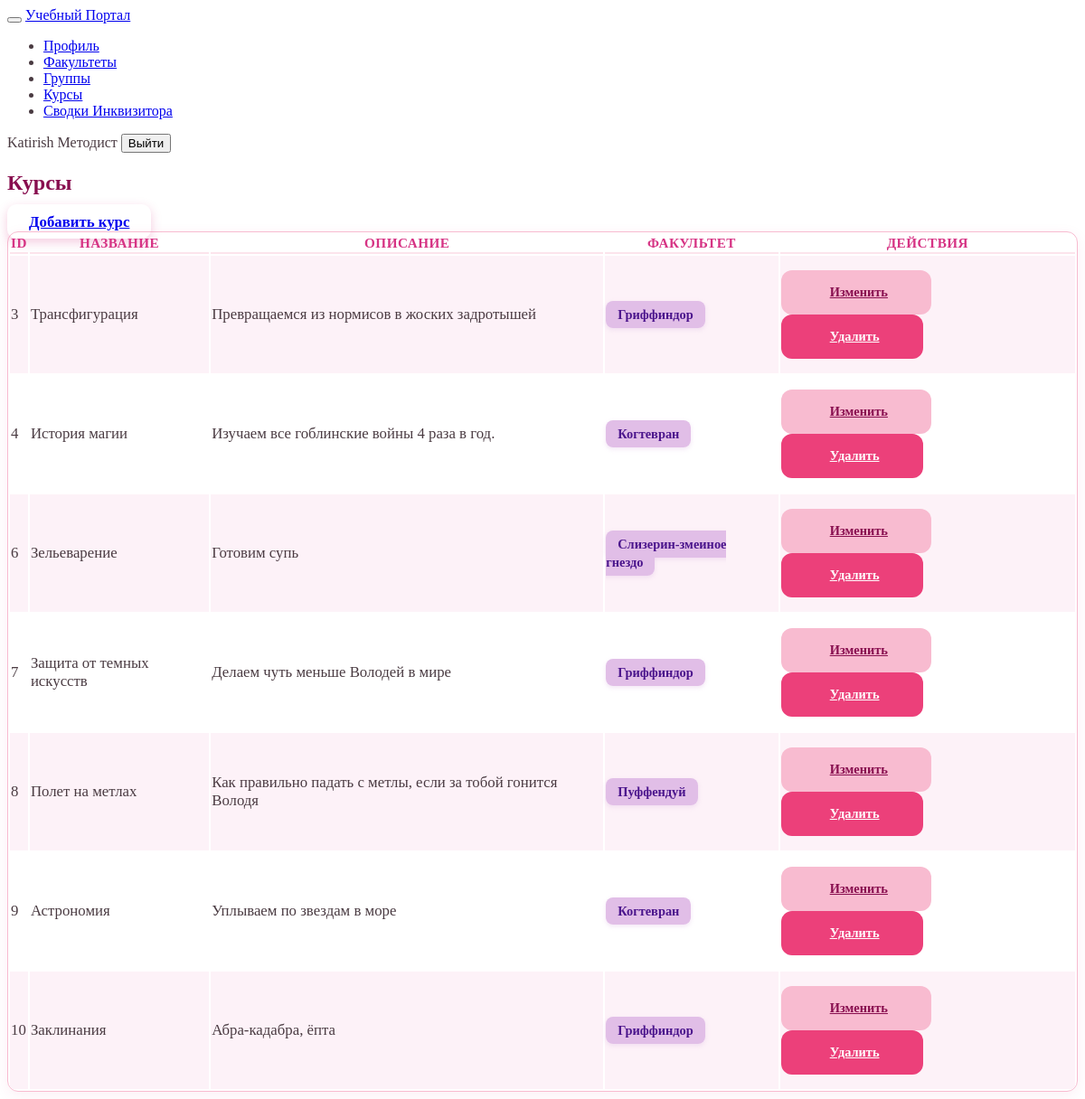
The app's page /courses/ (signed in) with its own data.
### accounts/models.py (models this page shows, shortened)
class Course(models.Model):
    title = models.CharField(max_length=200)
    description = models.TextField(blank=True)
    department = models.ForeignKey(
        Department,
        on_delete=models.CASCADE,
        related_name='courses'
    )

class Department(models.Model):
    name = models.CharField(max_length=100)

### accounts/views.py (the view)
# urls.py: path('courses/', views.course_list, name='course_list'),
@login_required
def course_list(request):
    courses = Course.objects.select_related('department').all()
    return render(request, 'course_list.html', {
        'courses': courses,
        'is_methodist': is_methodist(request.user),
    })

### accounts/views.py (called while the page is built)
def is_methodist(user):
    return user.groups.filter(
        name='Методист'
    ).exists()

### templates/course_list.html (shortened to what this page needs)
{% extends 'base.html' %}
{% block content %}
<div class="page-header d-print-none mb-4">
    <div class="row align-items-center">
        <div class="col">
            <h2 class="page-title" style="font-weight: 700; color: #880e4f;">Курсы</h2>
        </div>
        {% if is_methodist %}
        <div class="col-auto ms-auto">
            <a href="{% url 'course_create' %}" class="btn btn-primary btn-add-main d-inline-flex align-items-center">
                 Добавить курс
            </a>
        </div>
        {% endif %}
    </div>
</div>
<div class="card shadow-sm">
    <div class="table-responsive">
        <table class="table table-vcenter card-table table-striped">
            <thead>
                <tr>
                    <th>ID</th>
                    <th>Название</th>
                    <th>Описание</th>
                    <th>Факультет</th>
                    {% if is_methodist %}<th class="w-1 text-center">Действия</th>{% endif %}
                </tr>
            </thead>
            <tbody>
                {% for course in courses %}
                <tr>
                    <td class="text-muted">{{ course.id }}</td>
                    <td class="fw-bold">{{ course.title }}</td>
                    <td class="text-muted small">{{ course.description|truncatewords:12 }}</td>
                    <td>
                        <span class="badge badge-dept">
                            {{ course.department.name }}
                        </span>
                    </td>
                    {% if is_methodist %}
                    <td>
                        <div class="btn-list flex-nowrap justify-content-center">
                            <a href="{% url 'course_update' course.id %}" class="btn btn-action btn-edit">
                                 Изменить
                            </a>
                            <a href="{% url 'course_delete' course.id %}" class="btn btn-action btn-delete">
                                 Удалить
                            </a>
                        </div>
                    </td>
                    {% endif %}
                </tr>
                {% empty %}
                <tr><td colspan="5" class="text-center text-muted py-5">Курсы пока не добавлены</td></tr>
                {% endfor %}
            </tbody>
        </table>
    </div>
</div>
{% endblock %}

### templates/base.html (shortened to what this page needs)
{% load static %}
<!DOCTYPE html>
<html lang="ru">
<head>
    <link href="https://cdn.jsdelivr.net/npm/@tabler/core@1.0.0-beta20/dist/css/tabler.min.css" rel="stylesheet"/>
    <link href="https://cdn.jsdelivr.net/npm/@tabler/core@1.0.0-beta20/dist/css/tabler-flags.min.css" rel="stylesheet"/>
    <link href="https://cdn.jsdelivr.net/npm/@tabler/core@1.0.0-beta20/dist/css/tabler-payments.min.css" rel="stylesheet"/>
    <link href="https://cdn.jsdelivr.net/npm/@tabler/core@1.0.0-beta20/dist/css/tabler-vendors.min.css" rel="stylesheet"/>
    <link href="https://cdn.jsdelivr.net/npm/@tabler/icons@2.40.0/iconfont/tabler-icons.min.css" rel="stylesheet"/>
    <link href="https://cdn.jsdelivr.net/npm/@tabler/core@1.0.0-beta20/dist/css/tabler.min.css" rel="stylesheet"/>
    {% load static %}
    <link href="{% static 'css/custom-tabler.css' %}" rel="stylesheet"/>
</head>
<body class="layout-fluid">
    <header class="navbar navbar-expand-md d-print-none">
        <div class="container-xl">
            <button class="navbar-toggler" type="button" data-bs-toggle="collapse" data-bs-target="#navbar-menu">
            </button>
            <a href="/" class="navbar-brand navbar-brand-autodark d-none-navbar-horizontal pe-0 pe-md-3">
                Учебный Портал
            </a>
            <div class="collapse navbar-collapse" id="navbar-menu">
                <ul class="navbar-nav pt-lg-3">
                    <li class="nav-item"><a class="nav-link" href="/profile/">Профиль</a></li>
                    <li class="nav-item"><a class="nav-link" href="/departments/">Факультеты</a></li>
                    <li class="nav-item"><a class="nav-link" href="/groups/">Группы</a></li>
                    <li class="nav-item"><a class="nav-link" href="/courses/">Курсы</a></li>
                    {% if is_methodist %}
                    <li class="nav-item">
                        <a class="nav-link {% if request.resolver_match.url_name == 'dashboard' %}active{% endif %}"
                           href="{% url 'dashboard' %}">
                             Сводки Инквизитора
                        </a>
                    </li>
                    {% endif %}
                </ul>
            </div>
            <div class="my-2 my-md-0 flex-grow-1 flex-md-grow-0 order-first order-md-last">
                {% if user.is_authenticated %}
                    <span class="badge bg-primary me-2">{{ user.username }}</span>
                    {% if is_methodist %}
                        <span class="badge bg-success me-2">Методист</span>
                    {% endif %}
                    <form method="post" action="{% url 'logout' %}" style="display:inline;">
                        <button type="submit" class="btn btn-sm btn-outline-danger">Выйти</button>
                    </form>
                {% else %}
                    <a href="{% url 'login' %}" class="btn btn-sm btn-primary">Войти</a>
                {% endif %}
            </div>
        </div>
    </header>
    <div class="page-wrapper">
        <div class="page-body">
            <div class="container-xl">
                {% block content %}
                {% endblock %}
            </div>
        </div>
    </div>
</body>
</html>

### static/css/custom-tabler.css (style rules this page uses)
:root { --tblr-body-bg: #fff0f5; --tblr-primary: #d63384; --tblr-primary-rgb: 214, 51, 132; --tblr-card-bg: #ffffff; --tblr-border-color: #f8bbd0; }
body { font-size: 16px; color: #4a3b42; }
.table thead th { font-size: 0.95rem; text-transform: uppercase; letter-spacing: 0.5px; color: #d63384; font-weight: 700; border-bottom: 2px solid #fce4ec !important; }
.table td { font-size: 1.05rem; vertical-align: middle; padding-top: 1rem !important; padding-bottom: 1rem !important; }
.table-striped > tbody > tr:nth-of-type(odd) > * { background-color: #fdf2f8; }
.card { border: 1px solid var(--tblr-border-color); box-shadow: 0 4px 15px rgba(214, 51, 132, 0.08); border-radius: 12px; overflow: hidden; }
.badge-dept { background-color: #e1bee7 !important; color: #4a148c !important; font-weight: 600; padding: 0.5em 0.9em; border-radius: 8px; font-size: 0.9rem; box-shadow: 0 2px 5px rgba(225, 190, 231, 0.4); }
.btn-action { display: inline-flex; align-items: center; justify-content: center; gap: 6px; padding: 1rem 3rem; border-radius: 12px; font-size: 0.9rem; font-weight: 600; transition: all 0.2s ease; border: none; white-space: nowrap; }
.btn-edit { background-color: #f8bbd0; color: #880e4f; }
.btn-delete { background-color: #ec407a; color: #ffffff; }
.btn-add-main { padding: 0.6rem 1.5rem; font-size: 1.05rem; border-radius: 10px; font-weight: 600; box-shadow: 0 4px 12px rgba(214, 51, 132, 0.25); }

### records on screen
Course: id "3", title "Трансфигурация", description "Превращаемся из нормисов в жоских задротышей", department.name "Гриффиндор"
Course: id "4", title "История магии", description "Изучаем все гоблинские войны 4 раза в год.", department.name "Когтевран"
Course: id "6", title "Зельеварение", description "Готовим супь", department.name "Слизерин-змеиное гнездо"
Course: id "7", title "Защита от темных искусств", description "Делаем чуть меньше Володей в мире", department.name "Гриффиндор"
Course: id "8", title "Полет на метлах", description "Как правильно падать с метлы, если за тобой гонится Володя", department.name "Пуффендуй"
Course: id "9", title "Астрономия", description "Уплываем по звездам в море", department.name "Когтевран"
Course: id "10", title "Заклинания", description "Абра-кадабра, ёпта", department.name "Гриффиндор"

### other values on screen
{{ user.username }} "Katirish"
